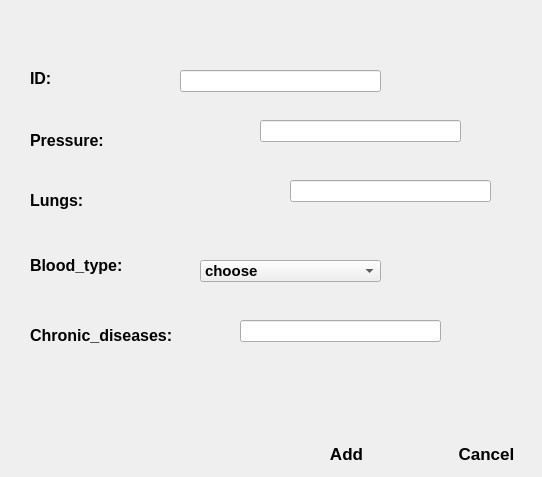
   <widget class="QWidget" name="page_5">
    <widget class="QLabel" name="label_13">
     <property name="geometry">
      <rect>
       <x>30</x>
       <y>320</y>
       <width>191</width>
       <height>31</height>
      </rect>
     </property>
     <property name="font">
      <font>
       <pointsize>12</pointsize>
       <weight>75</weight>
       <bold>true</bold>
      </font>
     </property>
     <property name="text">
      <string>Chronic_diseases:</string>
     </property>
    </widget>
    <widget class="QLabel" name="label_14">
     <property name="geometry">
      <rect>
       <x>30</x>
       <y>70</y>
       <width>41</width>
       <height>16</height>
      </rect>
     </property>
     <property name="font">
      <font>
       <pointsize>12</pointsize>
       <weight>75</weight>
       <bold>true</bold>
      </font>
     </property>
     <property name="text">
      <string>ID:</string>
     </property>
    </widget>
    <widget class="QLabel" name="label_15">
     <property name="geometry">
      <rect>
       <x>30</x>
       <y>190</y>
       <width>131</width>
       <height>21</height>
      </rect>
     </property>
     <property name="font">
      <font>
       <pointsize>12</pointsize>
       <weight>75</weight>
       <bold>true</bold>
      </font>
     </property>
     <property name="text">
      <string>Lungs:</string>
     </property>
    </widget>
    <widget class="QLabel" name="label_16">
     <property name="geometry">
      <rect>
       <x>30</x>
       <y>130</y>
       <width>101</width>
       <height>21</height>
      </rect>
     </property>
     <property name="font">
      <font>
       <pointsize>12</pointsize>
       <weight>75</weight>
       <bold>true</bold>
      </font>
     </property>
     <property name="text">
      <string>Pressure:</string>
     </property>
    </widget>
    <widget class="QLabel" name="label_17">
     <property name="geometry">
      <rect>
       <x>30</x>
       <y>250</y>
       <width>121</width>
       <height>31</height>
      </rect>
     </property>
     <property name="font">
      <font>
       <pointsize>12</pointsize>
       <weight>75</weight>
       <bold>true</bold>
      </font>
     </property>
     <property name="text">
      <string>Blood_type:</string>
     </property>
    </widget>
    <widget class="QLineEdit" name="lineEditfilepressure">
     <property name="geometry">
      <rect>
       <x>260</x>
       <y>120</y>
       <width>201</width>
       <height>22</height>
      </rect>
     </property>
     <property name="styleSheet">
      <string notr="true">background-image: url(:/img/White_Background.jpg);</string>
     </property>
     <property name="maxLength">
      <number>8</number>
     </property>
    </widget>
    <widget class="QLineEdit" name="lineEditchronicdiseases">
     <property name="geometry">
      <rect>
       <x>240</x>
       <y>320</y>
       <width>201</width>
       <height>22</height>
      </rect>
     </property>
     <property name="styleSheet">
      <string notr="true">background-image: url(:/img/White_Background.jpg);</string>
     </property>
     <property name="maxLength">
      <number>25</number>
     </property>
    </widget>
    <widget class="QLineEdit" name="lineEditfilelungs">
     <property name="geometry">
      <rect>
       <x>290</x>
       <y>180</y>
       <width>201</width>
       <height>22</height>
      </rect>
     </property>
     <property name="styleSheet">
      <string notr="true">background-image: url(:/img/White_Background.jpg);</string>
     </property>
     <property name="maxLength">
      <number>25</number>
     </property>
    </widget>
    <widget class="QLineEdit" name="lineEditidfile">
     <property name="geometry">
      <rect>
       <x>180</x>
       <y>70</y>
       <width>201</width>
       <height>22</height>
      </rect>
     </property>
     <property name="styleSheet">
      <string notr="true">background-image: url(:/img/White_Background.jpg);</string>
     </property>
     <property name="maxLength">
      <number>8</number>
     </property>
    </widget>
    <widget class="QComboBox" name="comboBox_3">
     <property name="geometry">
      <rect>
       <x>200</x>
       <y>260</y>
       <width>181</width>
       <height>22</height>
      </rect>
     </property>
     <property name="font">
      <font>
       <pointsize>11</pointsize>
       <weight>75</weight>
       <bold>true</bold>
      </font>
     </property>
     <item>
      <property name="text">
       <string>choose</string>
      </property>
     </item>
     <item>
      <property name="text">
       <string>o+</string>
      </property>
     </item>
     <item>
      <property name="text">
       <string>o-</string>
      </property>
     </item>
     <item>
      <property name="text">
       <string>a+</string>
      </property>
     </item>
     <item>
      <property name="text">
       <string>a-</string>
      </property>
     </item>
     <item>
      <property name="text">
       <string>b+</string>
      </property>
     </item>
     <item>
      <property name="text">
       <string>b-</string>
      </property>
     </item>
     <item>
      <property name="text">
       <string>ab+</string>
      </property>
     </item>
     <item>
      <property name="text">
       <string>ab-</string>
      </property>
     </item>
    </widget>
    <widget class="QPushButton" name="pushButtoncanceltop4">
     <property name="geometry">
      <rect>
       <x>440</x>
       <y>440</y>
       <width>93</width>
       <height>28</height>
      </rect>
     </property>
     <property name="font">
      <font>
       <pointsize>13</pointsize>
       <weight>75</weight>
       <bold>true</bold>
      </font>
     </property>
     <property name="styleSheet">
      <string notr="true">QPushButton{

     background: qlineargradient(x1: 0, y1: 0, x2: 0, y2: 1,
                                 stop: 0 #f7f7f7, stop: 0.4 #f0f0f0,
                                 stop: 0.5 #e8e8e8, stop: 1.0 #dcdcdc);
border-radius:5px;
border-radius:5px;

}



QPushButton:hover{
background:   qlineargradient(x1: 0, y1: 0, x2: 0, y2: 1,
                                 stop: 0 #1b83fe, stop: 0.4 #4399fe,
                                 stop: 0.5 #5da7fe, stop: 1.0 #77b5fe);
color:white;
}</string>
     </property>
     <property name="text">
      <string>Cancel</string>
     </property>
    </widget>
    <widget class="QPushButton" name="pushButtonfileadded">
     <property name="geometry">
      <rect>
       <x>300</x>
       <y>440</y>
       <width>93</width>
       <height>28</height>
      </rect>
     </property>
     <property name="font">
      <font>
       <pointsize>13</pointsize>
       <weight>75</weight>
       <bold>true</bold>
      </font>
     </property>
     <property name="styleSheet">
      <string notr="true">QPushButton{

     background: qlineargradient(x1: 0, y1: 0, x2: 0, y2: 1,
                                 stop: 0 #f7f7f7, stop: 0.4 #f0f0f0,
                                 stop: 0.5 #e8e8e8, stop: 1.0 #dcdcdc);
border-radius:5px;
border-radius:5px;

}



QPushButton:hover{
background:   qlineargradient(x1: 0, y1: 0, x2: 0, y2: 1,
                                 stop: 0 #1b83fe, stop: 0.4 #4399fe,
                                 stop: 0.5 #5da7fe, stop: 1.0 #77b5fe);
color:white;
}</string>
     </property>
     <property name="text">
      <string>Add</string>
     </property>
    </widget>
   </widget>
